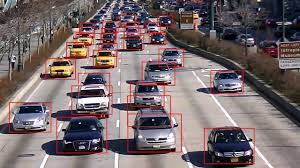
#> input picture Examples/CarsDetect/cars.jpg, 300 x 168 px
$ python CarsImage.py
#> lines starting #> are read from the running program, lines starting #| are printed output that depends on the picture
import cv2

# Görüntüyü oku
img = cv2.imread("cars.jpg")
#> img is the input picture: shape (168, 300, 3); mean B, G, R 107.6, 105.1, 118.3

# Araba kaskadını yükle
car_cascade = cv2.CascadeClassifier("car.xml")

# Gri tonlamalı görüntüyü elde et
gray = cv2.cvtColor(img, cv2.COLOR_BGR2GRAY)
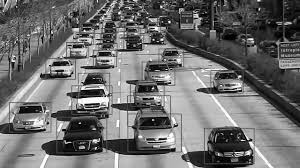
#> gray: shape (168, 300); min 0, max 255, mean 109.4

# Araba tespiti
cars = car_cascade.detectMultiScale(gray, scaleFactor=1.4, minNeighbors=2)
#> cars = ()

# Tespit edilen arabaları çerçeve içine al
for (x, y, w, h) in cars:
    cv2.rectangle(img, (x, y), (x + w, y + h), (0, 0, 255), 3)
#> this loop made 0 passes

# Sonucu ekranda göster
cv2.imshow('Detected Cars', img)

# Bir tuşa basılmasını bekle
cv2.waitKey(0)
cv2.destroyAllWindows()
